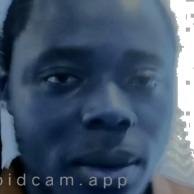
#> input picture img_db/Bishop.jpg, 194 x 194 px
$ python -i facecore.py   (imports and definitions only)
#> lines starting #> are read from the running program, lines starting #| are printed output that depends on the picture
#> further down, picture is the input picture: shape (194, 194, 3); mean B, G, R 107.5, 86.5, 68.7
# facecore.py (optimized)
import time
import json
from pathlib import Path
from typing import Optional, Tuple, List, Dict, Any

import cv2
import numpy as np
from deepface import DeepFace

try:
    from sklearn.neighbors import NearestNeighbors
    SKLEARN_AVAILABLE = True
except Exception:
    SKLEARN_AVAILABLE = False

# --------------------
# Config
# --------------------
BASE_DIR = Path(__file__).resolve().parent
IMG_DB = BASE_DIR / "img_db"
EMB_DB = BASE_DIR / "embeddings.npz"
EMB_META = BASE_DIR / "embeddings.json"

# You can switch between "ArcFace" and "SFace"
MODEL_NAME = "SFace"          # faster than ArcFace
DETECTOR_BACKEND = "opencv"   # much faster than retinaface
DISTANCE_METRIC = "cosine"
THRESHOLD = 0.45           # recognition threshold (used at runtime)
DUPLICATE_THRESHOLD = 0.9  # stricter threshold to block duplicate registrations

# [1 line not run here, left out]

# --------------------
# In-memory cache (avoid disk I/O each call)
# --------------------
_EMBS_CACHE: Optional[np.ndarray] = None
_META_CACHE: Optional[Dict[str, Any]] = None
_NN_CACHE: Optional[NearestNeighbors] = None


def _invalidate_cache():
    global _NN_CACHE
    _NN_CACHE = None   # NN depends on embeddings; rebuild when needed


# --------------------
# Image utilities
# --------------------
def enhance_image(frame_bgr: np.ndarray) -> np.ndarray:
    """Lighten / enhance contrast in low-light images."""
    try:
        ycrcb = cv2.cvtColor(frame_bgr, cv2.COLOR_BGR2YCrCb)
#> ycrcb: shape (194, 194, 3); mean of channels 0, 1, 2 83.5, 117.3, 141.5
        y, cr, cb = cv2.split(ycrcb)
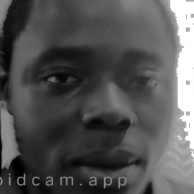
#> y: shape (194, 194); min 0, max 255, mean 83.5
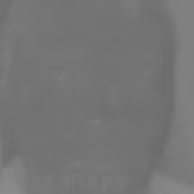
#> cr: shape (194, 194); min 108, max 139, mean 117.3
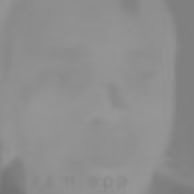
#> cb: shape (194, 194); min 114, max 151, mean 141.5
        y = cv2.equalizeHist(y)
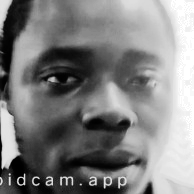
#> y: shape (194, 194); min 0, max 255, mean 128.4
        ycrcb = cv2.merge((y, cr, cb))
#> ycrcb: shape (194, 194, 3); mean of channels 0, 1, 2 128.4, 117.3, 141.5
        enhanced = cv2.cvtColor(ycrcb, cv2.COLOR_YCrCb2BGR)
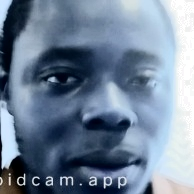
#> enhanced: shape (194, 194, 3); mean B, G, R 152.4, 131.3, 113.7
        return enhanced
    except Exception:
        return frame_bgr


def _resize_for_detection(frame_bgr: np.ndarray, max_width: int = 640) -> np.ndarray:
#> called with max_width = 640
    h, w = frame_bgr.shape[:2]
#> h = 194; w = 194
    if w <= max_width:
        return frame_bgr
    scale = max_width / float(w)
    new_size = (int(w * scale), int(h * scale))
    return cv2.resize(frame_bgr, new_size, interpolation=cv2.INTER_AREA)


def _crop_face_with_deepface(frame_bgr: np.ndarray) -> np.ndarray:
    """
    Extract first detected face using DeepFace.extract_faces.
    Returns a BGR cropped face or original frame if extraction fails.
    """
    try:
        frame_bgr = _resize_for_detection(frame_bgr)
        frame_rgb = cv2.cvtColor(frame_bgr, cv2.COLOR_BGR2RGB)

#> (the run stopped early here; a loop or call above may not have finished)

$ run again, on img_db/Jibril.jpg
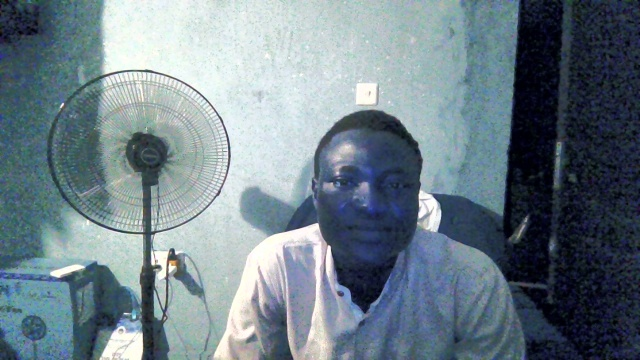
#> input picture img_db/Jibril.jpg, 640 x 360 px
#> picture is the input picture: shape (360, 640, 3); mean B, G, R 136.9, 127.3, 111.2
#> in enhance_image, `y, cr, cb = cv2.split(ycrcb)`:
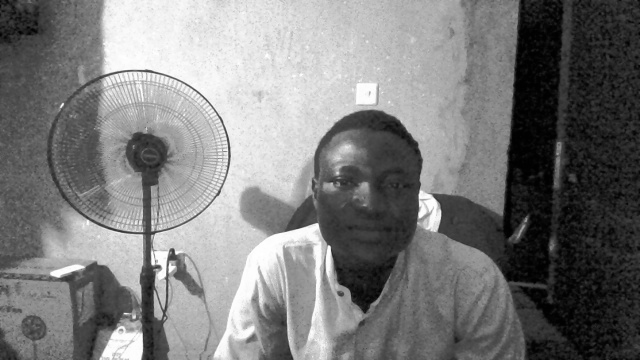
#> y: shape (360, 640); min 0, max 255, mean 123.6
#> in enhance_image, `y, cr, cb = cv2.split(ycrcb)`:
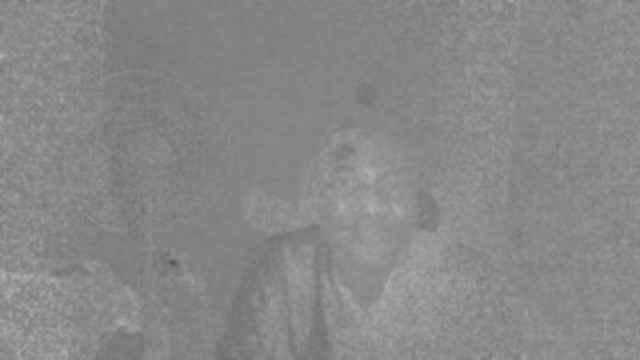
#> cb: shape (360, 640); min 83, max 177, mean 135.5

$ run again, on img_db/John A.jpg
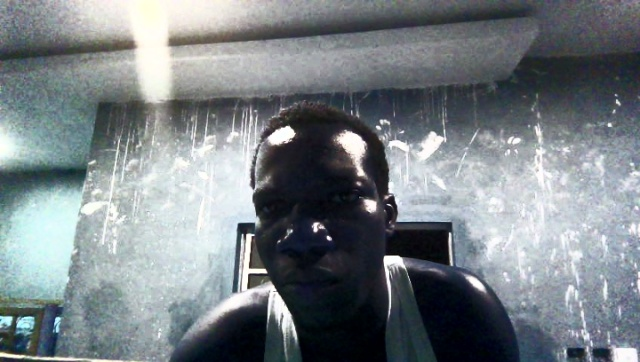
#> input picture img_db/John A.jpg, 640 x 362 px
#> picture is the input picture: shape (362, 640, 3); mean B, G, R 132.8, 128.2, 120.7
#> in enhance_image, `y, cr, cb = cv2.split(ycrcb)`:
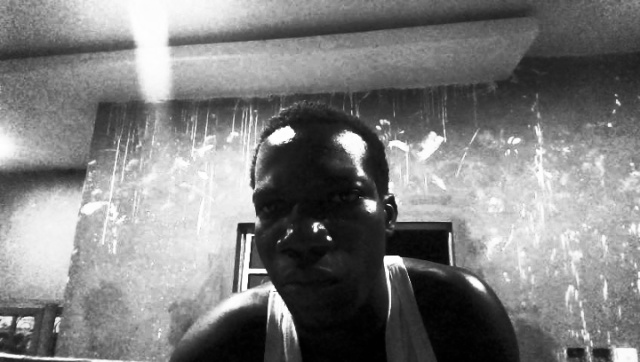
#> y: shape (362, 640); min 0, max 255, mean 126.4
#> in enhance_image, `y, cr, cb = cv2.split(ycrcb)`:
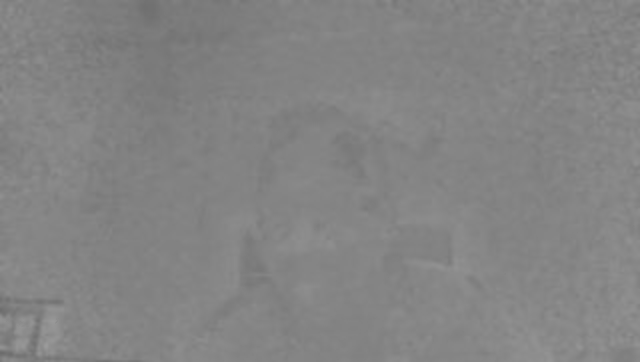
#> cb: shape (362, 640); min 108, max 155, mean 131.6

$ run again, on img_db/John Ajayi.jpg
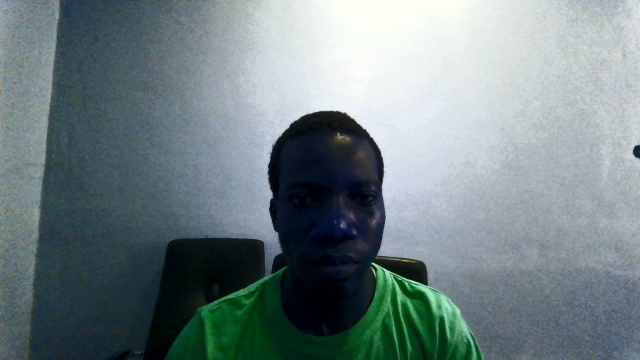
#> input picture img_db/John Ajayi.jpg, 640 x 360 px
#> picture is the input picture: shape (360, 640, 3); mean B, G, R 132.4, 129.5, 114.3
#> in enhance_image, `y, cr, cb = cv2.split(ycrcb)`:
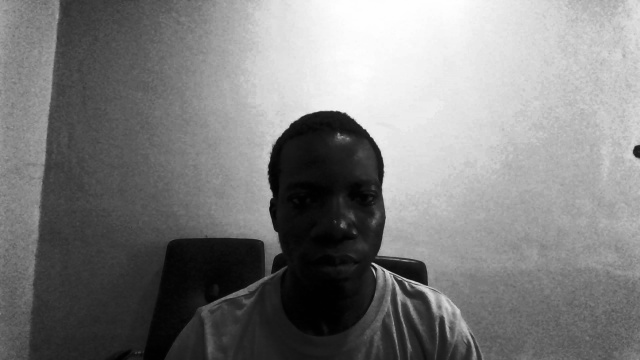
#> y: shape (360, 640); min 0, max 254, mean 125.3
#> in enhance_image, `y, cr, cb = cv2.split(ycrcb)`:
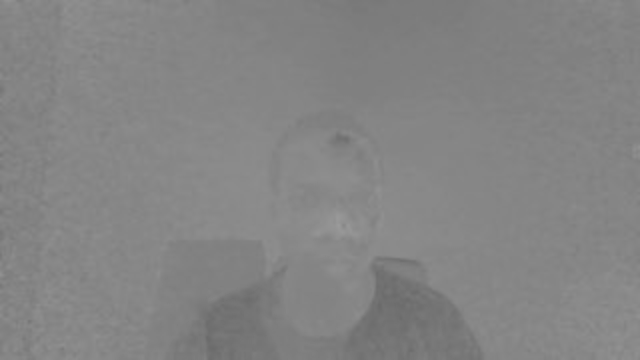
#> cb: shape (360, 640); min 106, max 155, mean 132
